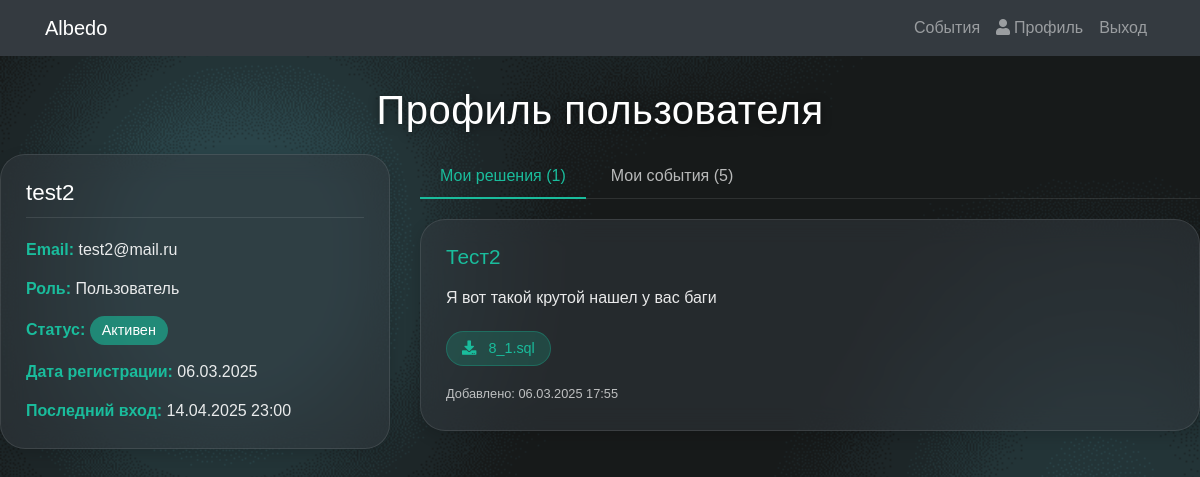
The page /profile/ (signed in) on the database as committed earlier.
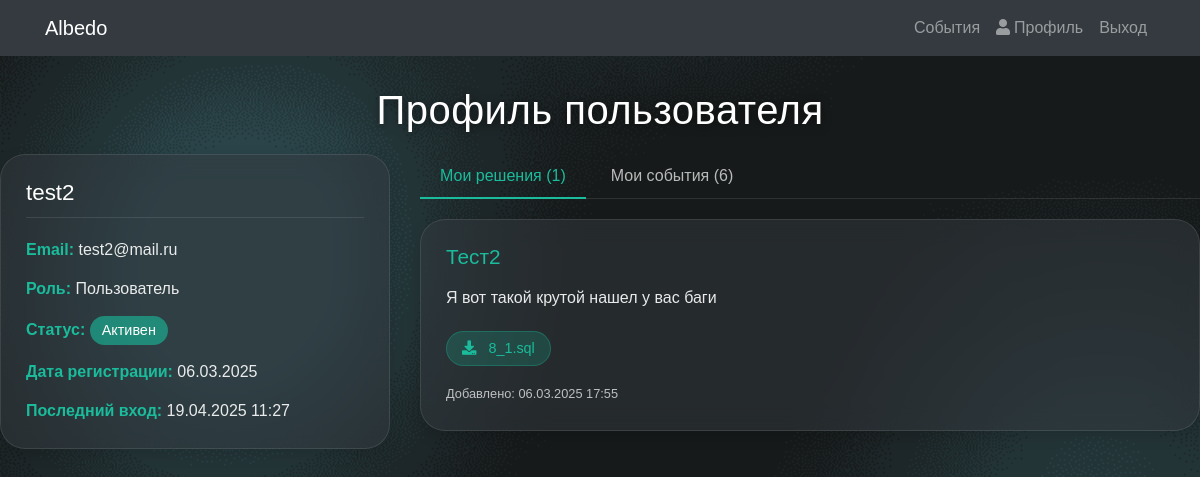
The same page on the database as committed later.
### albedo/models.py (models this page shows, shortened)
class User(AbstractUser):
    ROLE_CHOICES = (
        ('user', 'Пользователь'),
        ('admin', 'Администратор'),
    )
    email = models.EmailField(unique=True)
    role = models.CharField(max_length=5, choices=ROLE_CHOICES, default='user')
    active = models.BooleanField(default=True)
    USERNAME_FIELD = 'username'
    REQUIRED_FIELDS = ['email']
    def get_role_display(self):
        return dict(self.ROLE_CHOICES).get(self.role, 'Неизвестно')

### albedo/views.py (the view)
# urls.py: path('profile/', views.profile, name='profile'),  # Новый URL для профиля
@login_required
def profile(request):
    user_solutions = Solution.objects.filter(user=request.user).order_by('-created_at')
    user_events = Event.objects.filter(user=request.user).order_by('-status', '-created_at')
    context = {
        'user': request.user,
        'solutions': user_solutions,
        'events': user_events
    }
    return render(request, 'albedo/profile.html', context)

### albedo/templates/albedo/profile.html (shortened to what the changed rows need)
{% extends 'albedo/base.html' %}
{% load static %}
{% block content %}
<div style="padding-top: 30px;">
    <h1 style="text-align: center; color: white; font-size: 2.5rem; margin-bottom: 20px; text-shadow: 0 2px 10px rgba(0,0,0,0.5); font-weight: 300; letter-spacing: 0.5px;">Профиль пользователя</h1>
</div>
<div style="display: flex; max-width: 1200px; margin: 0 auto; gap: 30px; flex-wrap: wrap;">
    <div style="flex: 1; min-width: 300px;">
        <div style="background-color: rgba(52, 58, 64, 0.5); border-radius: 25px; padding: 25px; backdrop-filter: blur(12px); border: 1px solid rgba(255,255,255,0.1); box-shadow: 0 5px 15px rgba(0,0,0,0.15);">
            <h4 style="color: white; margin-top: 0; margin-bottom: 20px; font-size: 1.4rem; border-bottom: 1px solid rgba(255,255,255,0.1); padding-bottom: 10px;">{{ user.username }}</h4>
            <p style="color: rgba(255,255,255,0.9); margin-bottom: 15px;"><strong style="color: #1ABC9C;">Email:</strong> {{ user.email }}</p>
            <p style="color: rgba(255,255,255,0.9); margin-bottom: 15px;"><strong style="color: #1ABC9C;">Роль:</strong> {{ user.get_role_display }}</p>
            <p style="color: rgba(255,255,255,0.9); margin-bottom: 15px;">
                <strong style="color: #1ABC9C;">Статус:</strong>
                <span style="display: inline-block; padding: 4px 12px; border-radius: 20px; font-size: 0.9rem; background-color: {% if user.active %}rgba(26, 188, 156, 0.6){% else %}rgba(231, 76, 60, 0.6){% endif %}; color: white; font-weight: 500;">
                </span>
            </p>
            <p style="color: rgba(255,255,255,0.9); margin-bottom: 15px;"><strong style="color: #1ABC9C;">Дата регистрации:</strong> {{ user.date_joined|date:"d.m.Y" }}</p>
            <p style="color: rgba(255,255,255,0.9); margin-bottom: 0;"><strong style="color: #1ABC9C;">Последний вход:</strong> {{ user.last_login|date:"d.m.Y H:i"|default:"Нет данных" }}</p>
        </div>
    </div>
    <div style="flex: 2; min-width: 300px;">
        <div style="display: flex; border-bottom: 1px solid rgba(255,255,255,0.1); margin-bottom: 20px;">
            <button id="solutions-tab" class="profile-tab active" onclick="switchTab('solutions')">Мои решения ({{ solutions.count }})</button>
            <button id="events-tab" class="profile-tab" onclick="switchTab('events')">Мои события ({{ events.count }})</button>
        </div>
    </div>
</div>
{% endblock %}

Rows that differ between the two databases and show on the page:
changed User "test2": last_login "14.04.2025 23:00" → "19.04.2025 11:27"
Other text that changed with them:
{{ events.count }}: "5" → "6"
